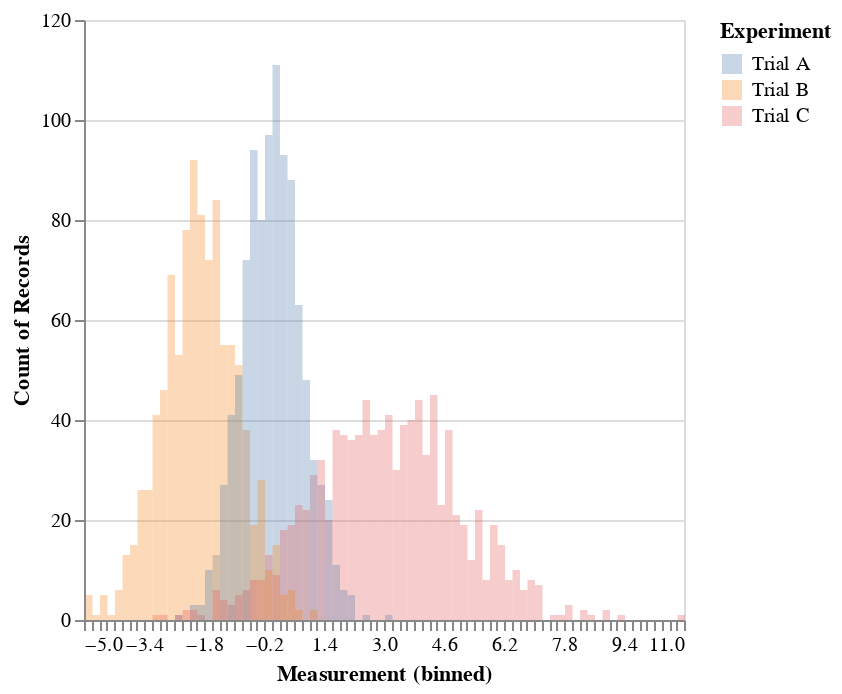

The cell this chart's notebook holds for it:
### Code cell
# this example is from https://altair-viz.github.io/gallery/layered_histogram.html

import pandas as pd
import altair as alt
import numpy as np
np.random.seed(42)

alt.theme.enable('latimes')

# Generating Data
source = pd.DataFrame({
    'Trial A': np.random.normal(0, 0.8, 1000),
    'Trial B': np.random.normal(-2, 1, 1000),
    'Trial C': np.random.normal(3, 2, 1000)
})

alt.Chart(source).transform_fold(
    ['Trial A', 'Trial B', 'Trial C'],
    as_=['Experiment', 'Measurement']
).mark_bar(
    opacity=0.3,
    binSpacing=0
).encode(
    alt.X('Measurement:Q').bin(maxbins=100),
    alt.Y('count()').stack(None),
    alt.Color('Experiment:N')
)

### Figure 1 — Vega-Lite specification as saved in the notebook (floating-point values rounded to 4 significant figures; data arrays with more than 128 entries replaced by an {"elided": "..."} marker saying what was removed)
{"usermeta": {"embedOptions": {"theme": "latimes"}}, "config": {"view": {"continuousWidth": 300, "continuousHeight": 300}}, "data": {"name": "data-ba9a14f45a079c5af300d599df77bdbf"}, "mark": {"type": "bar", "binSpacing": 0, "opacity": 0.3}, "encoding": {"color": {"field": "Experiment", "type": "nominal"}, "x": {"bin": {"maxbins": 100}, "field": "Measurement", "type": "quantitative"}, "y": {"aggregate": "count", "stack": null, "type": "quantitative"}}, "transform": [{"fold": ["Trial A", "Trial B", "Trial C"], "as": ["Experiment", "Measurement"]}], "$schema": "https://vega.github.io/schema/vega-lite/v5.20.1.json", "datasets": {"data-ba9a14f45a079c5af300d599df77bdbf": {"elided": "1000 records"}}}
